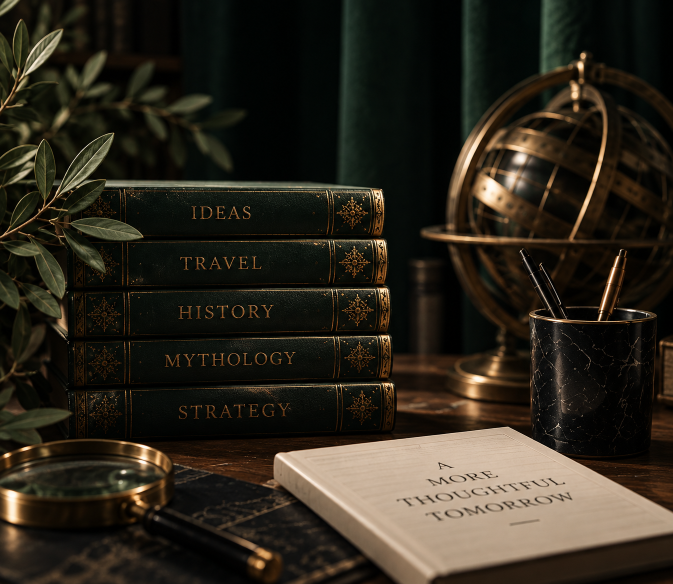
#> input picture images/email-pop-up-assets.png, 1346 x 1168 px (shown at 1/2 size)
$ python -i quote-card.py   (imports and definitions only)
#> lines starting #> are read from the running program, lines starting #| are printed output that depends on the picture
#!/usr/bin/env python3
"""
Typeset one quotation card.

    python3 scripts/previews/quote-card.py --slug weather-permitting --n 1 \
        --title "Weather Permitting" --author "Quinn Gallagher" \
        --kicker "Bristlecone Emergency · Book 1" \
        --background-from-cover public/images/books/weather-permitting.webp \
        --out /tmp/wp-quote-1.png

then bring it into the site with scripts/covers/ingest-art.mjs --slot quote-1.

THE TEXT IS NEVER TYPED HERE. The quotation and where it is from are read from
`src/content/book-media.json` — the same record `scripts/previews/verify-quotes.mjs`
proved against the manuscript. An image generator can paint a background; it must
never spell the book's words, because it will misspell them (the brief's rule, and
this house's: a fabricated quotation has shipped once). So every glyph on a card is
set here, from font files, from the verified string.

LAYOUT: a 1500 x 2250 canvas (2x the site's 1000 x 1500 portrait panel, so the
card sits in the gallery with the covers, no letterboxing). Top: a kicker between
hairlines. Middle: the passage, EB Garamond, auto-fitted. Foot: where it is from,
the title in Cinzel, the author. Left-aligned for an exchange between speakers,
centred for a single passage.

BACKGROUND: either `--background <image>` (a generated plate; it is cover-fitted,
and only ever behind the type) or `--background-from-cover <the book's own cover>`,
which blurs the cover far past legibility — no title, no face, no object survives,
only the book's own colours and light. It is the honest default: the abstract
atmosphere of the book's real art, never an invented scene.
"""
import argparse
import json
import math
import random
import sys
from pathlib import Path

import numpy as np
from PIL import Image, ImageDraw, ImageEnhance, ImageFilter, ImageFont, ImageOps

ROOT = Path(__file__).resolve().parents[2]
W, H = 1500, 2250
FONT_DIR = Path.home() / ".fonts" / "valice"
CINZEL = FONT_DIR / "Cinzel-Variable.ttf"
GARAMOND = FONT_DIR / "EBGaramond-Variable.ttf"
GARAMOND_I = FONT_DIR / "EBGaramond-Italic-Variable.ttf"


# [7 lines left out: function font, not called in this run]


def hex_rgb(h: str):
    h = h.lstrip("#")
    return tuple(int(h[i : i + 2], 16) for i in (0, 2, 4))


# ---------------------------------------------------------------- background --
# [6 lines left out: function background_from_cover, not called in this run]


def fit_plate(path: Path, zoom: float = 1.0, focus: str = "0.5,0.5", flip: bool = False) -> Image.Image:
#> called with path = '../../images/email-pop-up-assets.png', zoom = 1, focus = '0.5,0.5', flip = False
    im = Image.open(path).convert("RGB")
    if flip:
        im = ImageOps.mirror(im)
    fx, fy = (float(v) for v in focus.split(","))
    if zoom > 1.0:
        w, h = im.size
        cw, ch = w / zoom, h / zoom
        left = min(max(fx * w - cw / 2, 0), w - cw)
        top = min(max(fy * h - ch / 2, 0), h - ch)
        im = im.crop((int(left), int(top), int(left + cw), int(top + ch)))
    return ImageOps.fit(im, (W, H), method=Image.LANCZOS, centering=(0.5, 0.5))
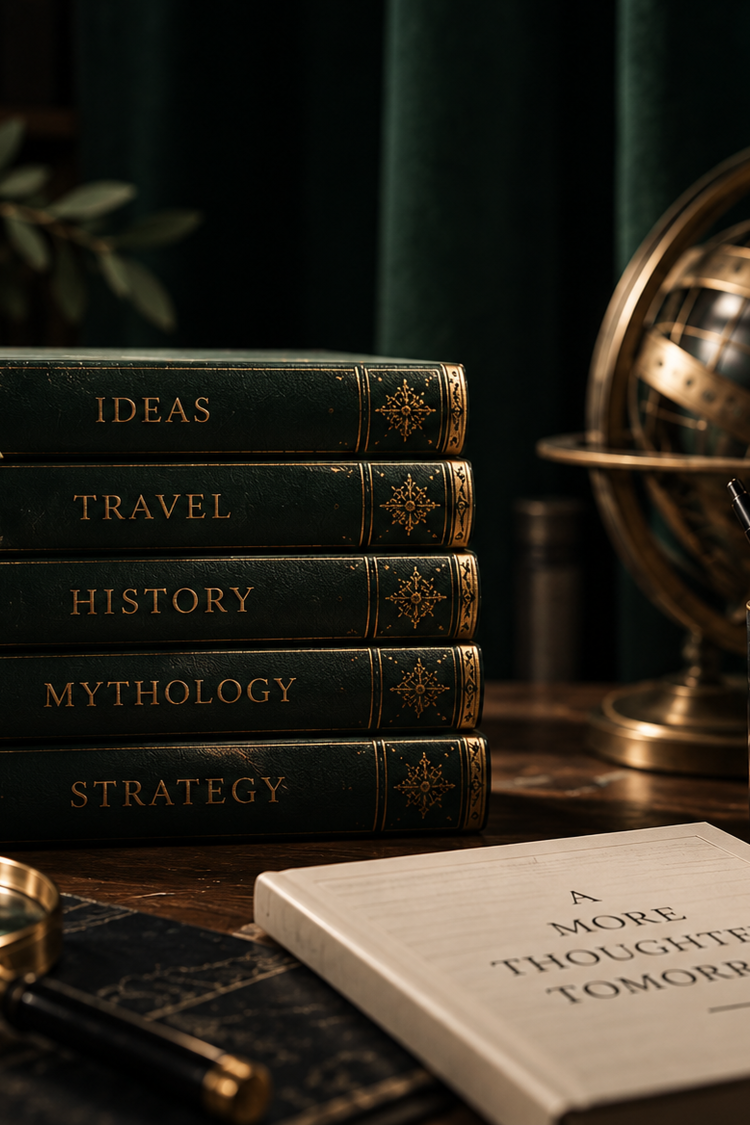
#> returned value: PIL image 1500x2250 RGB (shown at 1/2 size); mean R, G, B 46.6, 41.3, 31.5


PARCHMENT = (241, 230, 207)


# [222 lines left out: functions text_zone, finish_background, tracked, wrap, layout_quote, hairline and 1 more, not called in this run]


# [2 lines not run here, left out]

>>> result = fit_plate('../../images/email-pop-up-assets.png')
